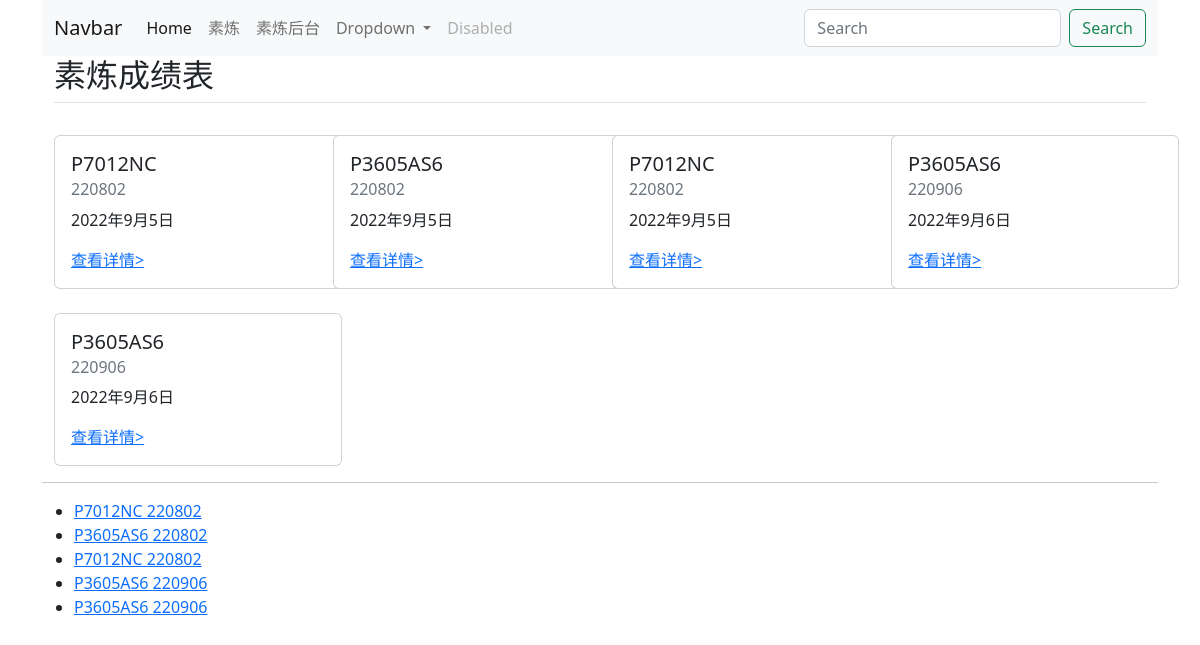
The app's page /mixs_dup/ with its own data.
### mixs_dup/models.py (models this page shows, shortened)
class ProductionPlan(models.Model):
    item = models.ForeignKey(Item, on_delete=models.PROTECT, verbose_name='品名')
    lot = models.ForeignKey(Lot, on_delete=models.PROTECT, verbose_name='批号')
    created = models.DateField(blank=True, verbose_name='出表时间')
    class Meta:
        verbose_name = verbose_name_plural = '素炼成绩表'

class Item(models.Model):
    customer = models.ForeignKey(Customer, on_delete=models.PROTECT, verbose_name='客户')
    name = models.CharField(max_length=255, verbose_name='品名')
    mv = models.CharField(max_length=255, verbose_name='门尼')
    mv_min = models.FloatField(verbose_name='最小值')
    mv_max = models.FloatField(verbose_name='最大值')
    temperature = models.IntegerField(default=100, blank=True, verbose_name='温度')
    rotor = models.CharField(max_length=255, default='ML 1+4', verbose_name='转子')
    def __str__(self):
        return self.name
    class Meta:
        verbose_name = verbose_name_plural = '品名清单'

class Lot(models.Model):
    lot = models.IntegerField(verbose_name='批号')
    def __str__(self):
        return str(self.lot)
    class Meta:
        verbose_name = verbose_name_plural = '批号'

### mixs_dup/views.py (the view)
# urls.py: path('', views.index, name='index'),
def index(request):
    pps = ProductionPlan.objects.all()
    context = {
        'pps': pps,
    }
    return render(request, 'mixs_dup/index.html', context)

### mixs_dup/templates/mixs_dup/index.html
{% extends 'mixs_dup/header.html' %}
{% block content %}
{% if pps %}
<div class="container">
    <h2 class="pb-2 border-bottom">素炼成绩表</h2>
    <div class="row">
        {% for pp in pps %}
        <div class="col-sm-3 mt-4">
            <div class="card" style="width: 18rem;">
                <div class="card-body">
                    <h5 class="card-title">{{ pp.item }}</h5>
                    <h6 class="card-subtitle mb-2 text-muted">{{ pp.lot }}</h6>
                    <p class="card-text">{{ pp.created }}</p>
                    <a href="/mixs_dup/{{ pp.id }}" class="card-link">查看详情></a>
                </div>
            </div>
        </div>
        {% endfor %}
    </div>
</div>
{% else %}
<p>no results.</p>
{% endif %}
<hr>
{% if pps %}
<ul>
    {% for pp in pps %}
    <li><a href="/mixs_dup/{{ pp.id }}">{{ pp.item }} {{ pp.lot }}</a></li>
    {% endfor %}
</ul>
{% else %}
<p>no results.</p>
{% endif %}
{% endblock content %}

### records on screen
ProductionPlan: item "P7012NC", lot "220802", created "2022年9月5日"
ProductionPlan: item "P3605AS6", lot "220802", created "2022年9月5日"
ProductionPlan: item "P7012NC", lot "220802", created "2022年9月5日"
ProductionPlan: item "P3605AS6", lot "220906", created "2022年9月6日"
ProductionPlan: item "P3605AS6", lot "220906", created "2022年9月6日"
